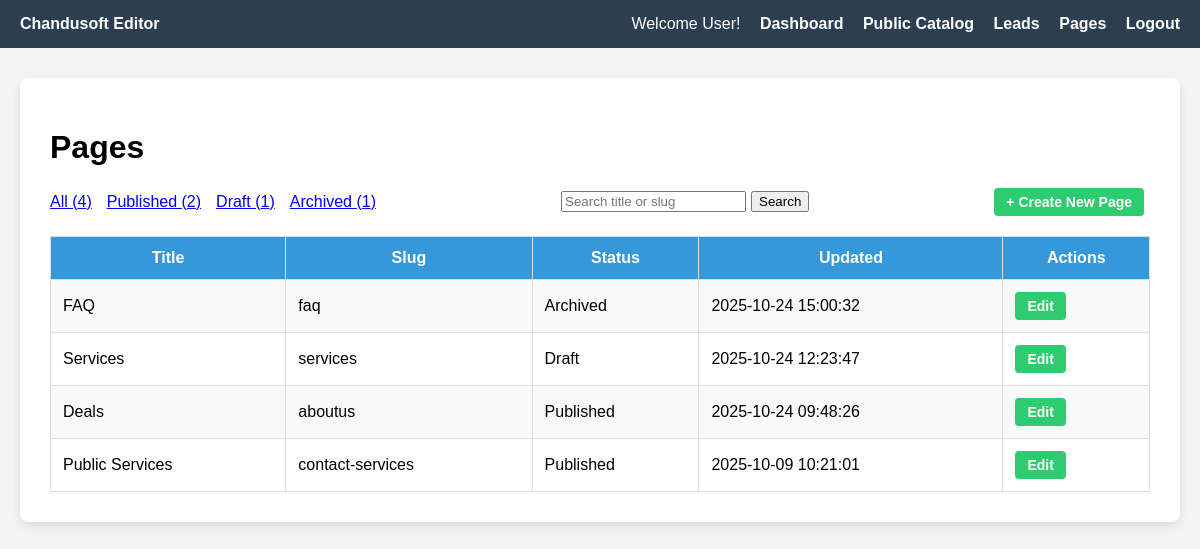
Page /admin/pages.php (signed in) on the earlier database version.
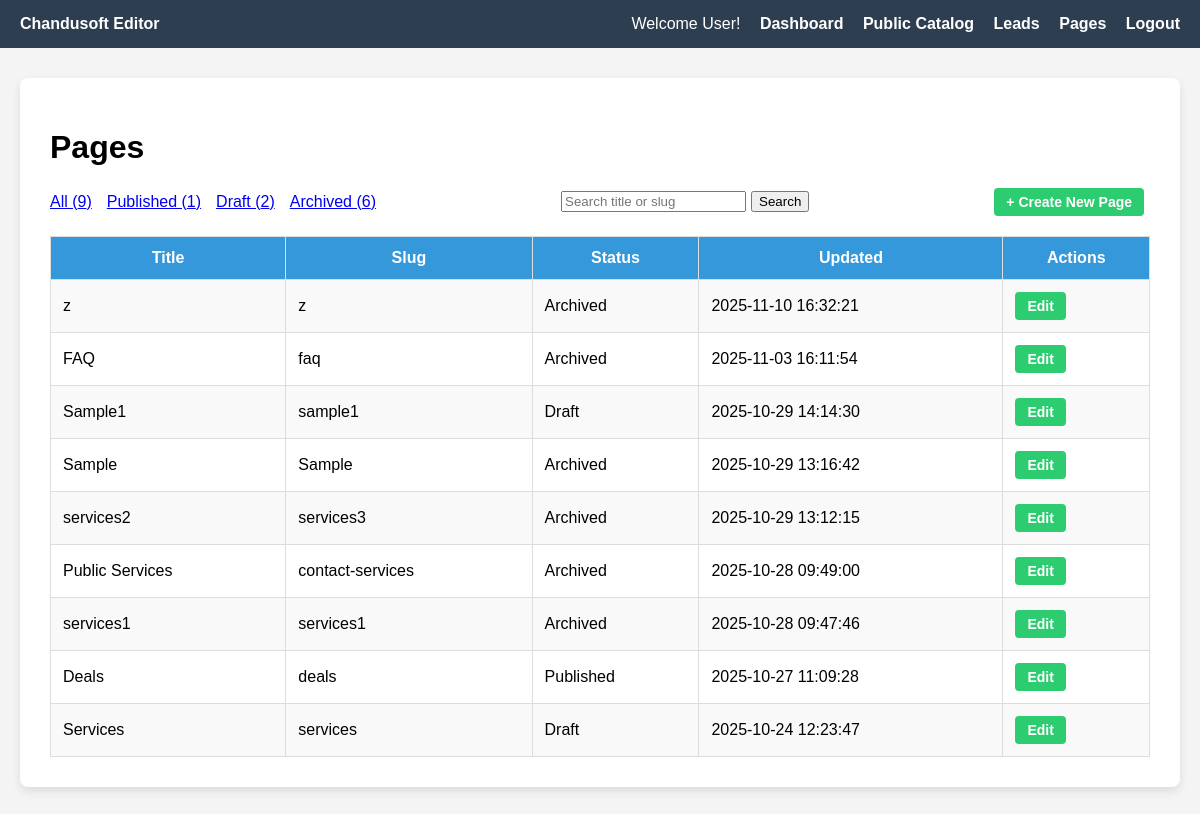
Same page on the later database version.
### tables this page shows
CREATE TABLE `pages` (
  `id` int NOT NULL AUTO_INCREMENT,
  `title` varchar(255) NOT NULL,
  `slug` varchar(255) NOT NULL,
  `status` enum('draft','published','archived') DEFAULT 'draft',
  `updated_at` datetime DEFAULT CURRENT_TIMESTAMP ON UPDATE CURRENT_TIMESTAMP,
  `content_html` text,
  PRIMARY KEY (`id`),
  UNIQUE KEY `slug` (`slug`)
);

### admin/pages.php (the view, shortened to what this page needs)
<?php
$user = $_SESSION['user'];
$username = htmlspecialchars($user['username'] ?? 'User');
$role = htmlspecialchars(ucfirst($user['role'] ?? 'Editor'));
$conn = new mysqli('localhost', 'root', '', 'chandusoft');
$publishedCount = $conn->query("SELECT COUNT(*) as count FROM pages WHERE status = 'published'")->fetch_assoc()['count'];
$draftCount = $conn->query("SELECT COUNT(*) as count FROM pages WHERE status = 'draft'")->fetch_assoc()['count'];
$archivedCount = $conn->query("SELECT COUNT(*) as count FROM pages WHERE status = 'archived'")->fetch_assoc()['count'];
$allCount = $conn->query("SELECT COUNT(*) as count FROM pages")->fetch_assoc()['count'];
$search = trim($_GET['search'] ?? '');
$whereClause = '';
if ($search !== '') {
    if (preg_match('/^[%_]+$/', $search)) {
        $pages = $conn->query("SELECT * FROM pages WHERE 1=0");
    } else {
        if ($whereClause) {
            $whereClause .= " AND";
        } else {
            $whereClause = "WHERE";
        }
        $stmt = $conn->prepare("SELECT * FROM pages $whereClause (title LIKE ? OR slug LIKE ?) ORDER BY updated_at DESC");
        $likeSearch = "%$search%";
        $stmt->bind_param("ss", $likeSearch, $likeSearch);
        $stmt->execute();
        $pages = $stmt->get_result();
        $stmt->close();
    }
} else {
    $pages = $conn->query("SELECT * FROM pages $whereClause ORDER BY updated_at DESC");
}
?>
<!DOCTYPE html>
<html>
<head>
</head>
<body>
<div class="navbar">
    <div><strong>Chandusoft <?= $role ?></strong></div>
    <div class="links">
        Welcome <?= $username ?>!
        <a href="/app/dashboard.php">Dashboard</a>
        <?php if ($role === 'Admin'): ?>
            <a href="/admin/catalog.php">Admin Catalog</a>
            <a href="/public/catalog.php">Public Catalog</a>
            <a href="/admin/orders.php">Orders</a>
        <?php elseif ($role === 'Editor'): ?>
            <a href="/public/catalog.php">Public Catalog</a>
        <?php endif; ?>
        <a href="/admin/admin-leads.php">Leads</a>
        <a href="/admin/pages.php">Pages</a>
        <a href="/admin/logout.php">Logout</a>
    </div>
</div>
<div class="container">
    <h1>Pages</h1>
    <div class="top-bar" style="display:flex; justify-content: space-between; align-items: center; margin-bottom: 20px;">
        <div class="filters" style="gap: 15px; display: flex;">
            <a href="pages.php">All (<?= $allCount ?>)</a>
            <a href="pages.php?status=published">Published (<?= $publishedCount ?>)</a>
            <a href="pages.php?status=draft">Draft (<?= $draftCount ?>)</a>
            <a href="pages.php?status=archived">Archived (<?= $archivedCount ?>)</a>
        </div>
        <form method="get" class="search-form" style="display:flex; gap: 5px;">
            <input type="text" name="search" placeholder="Search title or slug" value="<?= htmlspecialchars($search) ?>">
            <input type="submit" value="Search">
        </form>
        <div>
            <a class="btn btn-edit" href="create.php">+ Create New Page</a>
        </div>
    </div>
    <table>
        <tr>
            <th>Title</th>
            <th>Slug</th>
            <th>Status</th>
            <th>Updated</th>
            <th>Actions</th>
        </tr>
        <?php if ($pages && $pages->num_rows > 0): ?>
            <?php while ($page = $pages->fetch_assoc()): ?>
                <tr>
                    <td><?= htmlspecialchars($page['title']) ?></td>
                    <td><?= htmlspecialchars($page['slug']) ?></td>
                    <td><?= ucfirst($page['status']) ?></td>
                    <td><?= htmlspecialchars($page['updated_at']) ?></td>
                    <td class="actions">
                        <a href="edit.php?id=<?= $page['id'] ?>" class="btn btn-edit">Edit</a>
                    </td>
                </tr>
            <?php endwhile; ?>
        <?php endif; ?>
    </table>
</div>
</body>
</html>

### admin/pages.php (style rules this page uses)
body { font-family: Arial, sans-serif; background: #f4f4f4; margin: 0; padding: 0; }
.navbar { background-color: #2c3e50; color: white; padding: 15px 20px; display: flex; justify-content: space-between; align-items: center; }
.navbar .links a { color: white; text-decoration: none; margin-left: 15px; font-weight: bold; }
.container { max-width: 1100px; margin: 30px auto; background: #fff; padding: 30px; border-radius: 8px; box-shadow: 0 4px 10px rgba(0,0,0,0.1); }
table { border-collapse: collapse; width: 100%; }
th, td { border: 1px solid #ddd; padding: 12px; }
th { background-color: #3498db; color: white; }
tr:nth-child(even) { background: #f9f9f9; }
.btn { display: inline-block; padding: 6px 12px; margin-right: 6px; font-size: 14px; font-weight: bold; text-decoration: none; border-radius: 4px; color: white; }
.btn-edit { background-color: #2ecc71; }

Differences in the rows shown:
added pages: title "z", slug "z", status "Archived", updated_at "2025-11-10 16:32:21"
changed pages "FAQ": updated_at "2025-10-24 15:00:32" → "2025-11-03 16:11:54"
added pages: title "Sample1", slug "sample1", status "Draft", updated_at "2025-10-29 14:14:30"
added pages: title "Sample", slug "Sample", status "Archived", updated_at "2025-10-29 13:16:42"
added pages: title "services2", slug "services3", status "Archived", updated_at "2025-10-29 13:12:15"
changed pages "Public Services": status "Published" → "Archived"; updated_at "2025-10-09 10:21:01" → "2025-10-28 09:49:00"; moves up the list
added pages: title "services1", slug "services1", status "Archived", updated_at "2025-10-28 09:47:46"
changed pages "Deals": slug "aboutus" → "deals"; updated_at "2025-10-24 09:48:26" → "2025-10-27 11:09:28"; moves down the list
Other differences:
$allCount: "4" → "9"
$publishedCount: "2" → "1"
$draftCount: "1" → "2"
$archivedCount: "1" → "6"
